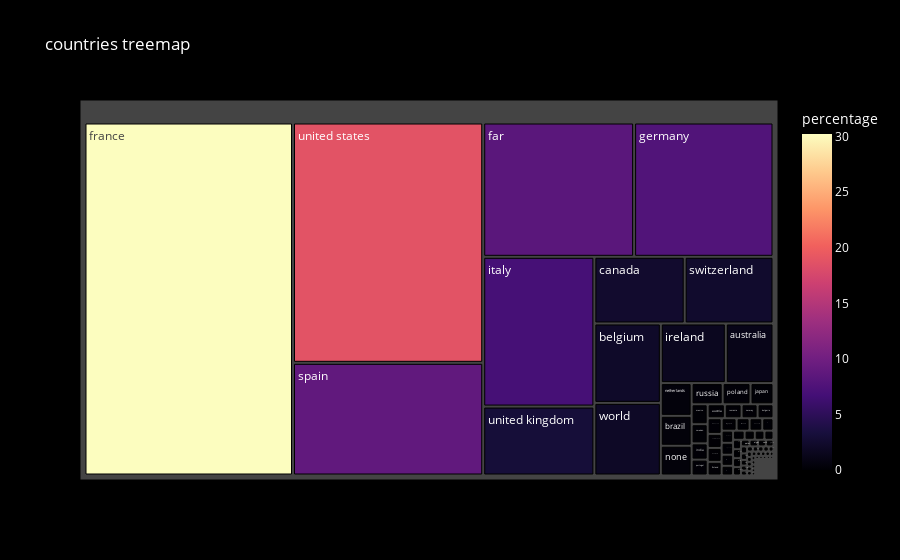

The notebook cell saved with this chart:
### Code cell
df = pd.DataFrame(data_graph_countries)
fig = px.treemap(df, path=['countries'], values='percentage',
                 color='percentage', color_continuous_scale='Magma',
                 title='countries treemap')
fig.update_layout(
    paper_bgcolor='black',  
    plot_bgcolor='black',   
    font_color='white'      
)
fig.show()

### Figure 1 — Plotly figure (JSON) as saved in the notebook; plotly's stock layout.template omitted (floating-point values rounded to 4 significant figures; data arrays with more than 128 entries replaced by an {"elided": "..."} marker saying what was removed)
{"data": [{"branchvalues": "total", "customdata": {"elided": "186x1 float values"}, "domain": {"x": [0, 1], "y": [0, 1]}, "hovertemplate": "labels=%{label}<br>percentage_sum=%{value}<br>parent=%{parent}<br>id=%{id}<br>percentage=%{color}<extra></extra>", "ids": {"elided": "186 str values"}, "labels": {"elided": "186 str values"}, "marker": {"coloraxis": "coloraxis", "colors": {"elided": "186 float values"}}, "name": "", "parents": {"elided": "186 str values"}, "type": "treemap", "values": {"elided": "186 float values"}}], "layout": {"coloraxis": {"colorbar": {"title": {"text": "percentage"}}, "colorscale": [[0, "#000004"], [0.1111, "#180f3d"], [0.2222, "#440f76"], [0.3333, "#721f81"], [0.4444, "#9e2f7f"], [0.5556, "#cd4071"], [0.6667, "#f1605d"], [0.7778, "#fd9668"], [0.8889, "#feca8d"], [1, "#fcfdbf"]]}, "font": {"color": "white"}, "legend": {"tracegroupgap": 0}, "paper_bgcolor": "black", "plot_bgcolor": "black", "title": {"text": "countries treemap"}}}
